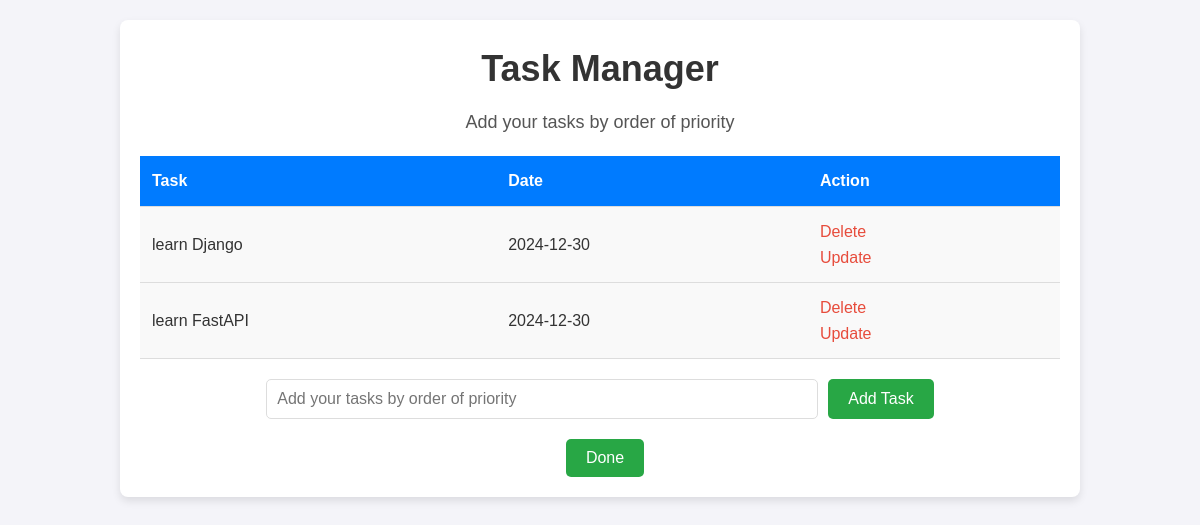
Before: / with the older database file.
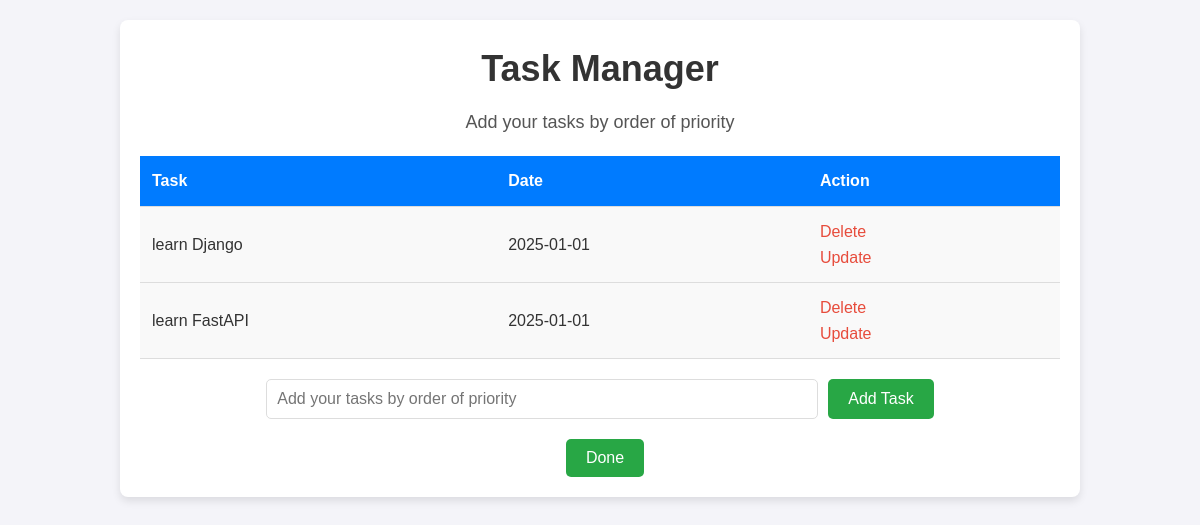
After: the same page with the newer database file.
### main.py (models this page shows, shortened)
class Todo(db.Model):
    id = db.Column(db.Integer, primary_key=True)
    content = db.Column(db.String(200), nullable=False)
    date = db.Column(db.DateTime, default=datetime.now())

### main.py (the view, shortened to what this page needs)
@app.route('/', methods=['POST', 'GET'])
def index():
    tasks = Todo.query.order_by(Todo.date).all() # this is a Todo object (db.Model) (tasks[0] is the earliest and the most prioritized)
    tasks_list = [task.content for task in tasks] #this is a list of strings (tasks[0] is the earliest and the most prioritized)
    stringifiedtasklist = ', '.join(tasks_list) #this is a string containing a list of strings
    session['tasks_list'] = stringifiedtasklist
    return render_template('index.html', tasks=tasks)

### templates/index.html (shortened to what this page needs)
{% extends 'base.html' %}
{% block body %}
<div class="content">
    <h1 style="text-align:center">Task Manager</h1>
    <p style="text-align:center">Add your tasks by order of priority</p>
    {% if tasks|length < 1 %}
        <h4 style="text-align:center">There are no tasks. Please add one or more</h4>
    {% else %}
        <table>
            <tr>
                <th>Task</th>
                <th>Date</th>
                <th>Action</th>
            </tr>
            {% for task in tasks %}
            <tr>
                <td>{{ task.content }}</td>
                <td>{{ task.date.date() }}</td>
                <td>
                    <a href="/delete/{{ task.id }}">Delete</a><br>
                    <a href="/update/{{ task.id }}">Update</a>
                </td>
            </tr>
            {% endfor %}
        </table>
    {% endif %}
    <form action="/" method="POST">
        <input type="text" name="content" id="content" placeholder="Add your tasks by order of priority">
        <input type="submit" value="Add Task">
    </form>
    <form action="/finalize_tasks" method="POST">
        <input type="submit" value="Done">
    </form>
</div>
{% endblock %}

### templates/base.html (shortened to what this page needs)
<!DOCTYPE html>
<html lang="en">
<head>
    <link rel="stylesheet" href="{{url_for('static', filename='css/main.css')}}">
</head>
<body>
    {% block body %} {% endblock %}
</body>
</html>

### static/css/main.css (style rules this page uses)
* { margin: 0; padding: 0; box-sizing: border-box; }
body { font-family: 'Arial', sans-serif; background-color: #f4f4f9; color: #333; line-height: 1.6; }
.content { width: 80%; margin: 20px auto; background-color: #fff; padding: 20px; border-radius: 8px; box-shadow: 0 4px 8px rgba(0, 0, 0, 0.1); }
h1 { font-size: 36px; color: #333; margin-bottom: 10px; }
p { font-size: 18px; color: #555; margin-bottom: 20px; }
table { width: 100%; border-collapse: collapse; margin-bottom: 20px; }
th, td { padding: 12px; text-align: left; border-bottom: 1px solid #ddd; }
th { background-color: #007bff; color: #fff; font-weight: bold; }
td { background-color: #f9f9f9; }
td a { color: #e74c3c; text-decoration: none; margin-right: 10px; }
form { display: flex; justify-content: center; margin-top: 20px; }
form input[type="text"] { padding: 10px; width: 60%; border: 1px solid #ddd; border-radius: 5px; font-size: 16px; }
form input[type="submit"] { padding: 10px 20px; margin-left: 10px; background-color: #28a745; border: none; color: white; font-size: 16px; border-radius: 5px; cursor: pointer; transition: background-color 0.3s; }

Changed rows visible on the page:
changed Todo "learn Django": date "2024-12-30" → "2025-01-01"
changed Todo "learn FastAPI": date "2024-12-30" → "2025-01-01"
